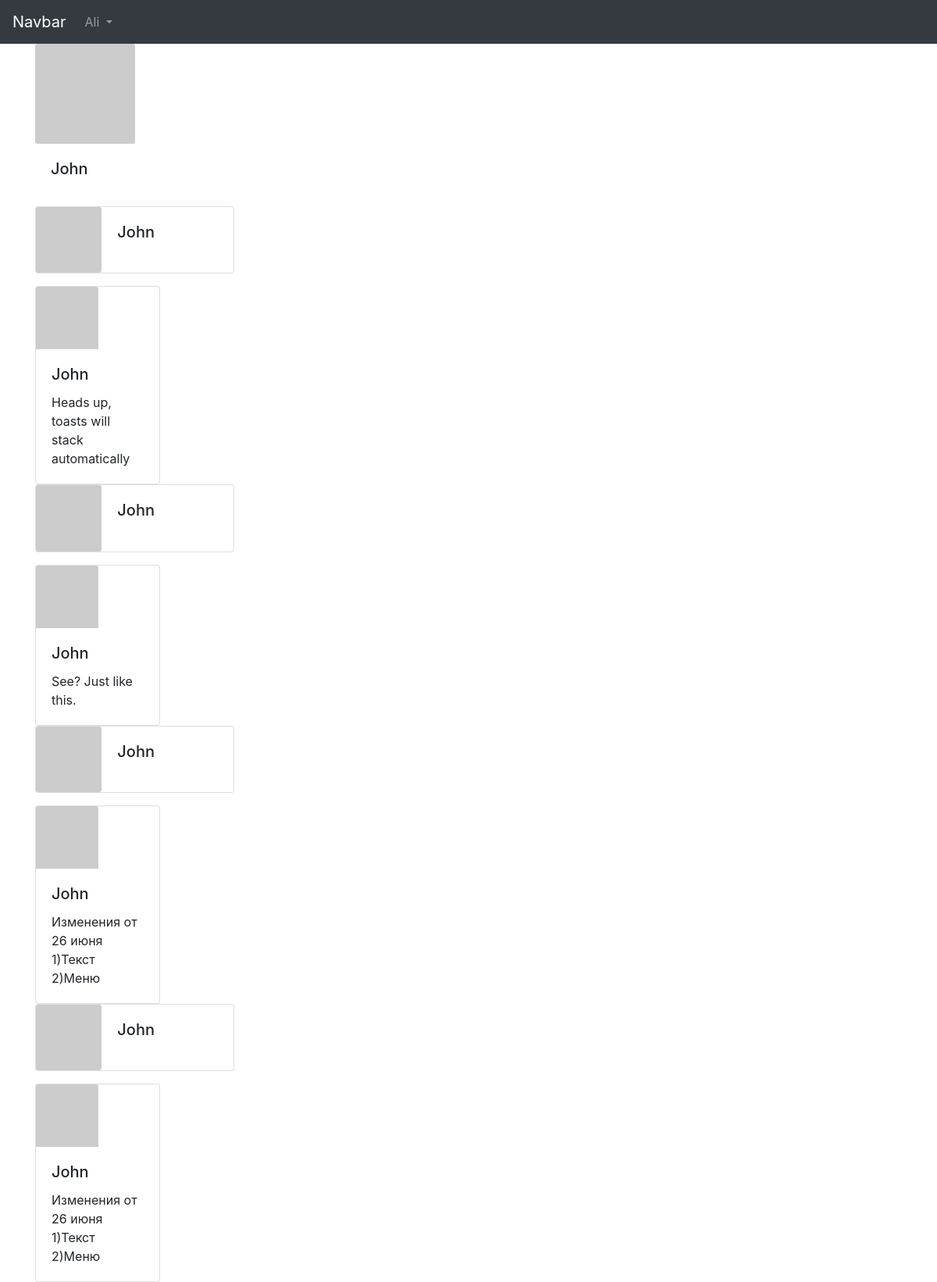
The app's page /user/John (signed in) with its own data.
### app/models.py (models this page shows, shortened)
class User(UserMixin,db.Model):
	id = db.Column(db.Integer, primary_key=True)
	username = db.Column(db.String(64), index=True, unique=True)
	email = db.Column(db.String(120), index=True, unique=True)
	password_hash = db.Column(db.String(128))
	posts = db.relationship('Post',backref='author',lazy='dynamic')
	def avatar(self,size):
		digest = md5(self.email.lower().encode('utf-8')).hexdigest()
		return 'https://www.gravatar.com/avatar/{}?d=identicon&s={}'.format(digest,size)

class Post(db.Model):
	id = db.Column(db.Integer, primary_key=True)
	body = db.Column(db.String(140))
	timestap = db.Column(db.DateTime,index=True,default=datetime.utcnow)
	user_id = db.Column(db.Integer,db.ForeignKey('user.id'))

### app/routes.py (the view)
@app.route('/user/<username>')
@login_required
def user_page(username):
	user = User.query.filter_by(username=username).first_or_404()
	return render_template('User_page.html', posts=Post.query.filter_by(user_id=user.id).all(), user=user)

### app/models.py (called while the page is built)
@login.user_loader
def load_id(id):
	return User.query.get(int(id))

### app/templates/User_page.html (shortened to what this page needs)
{% extends 'base.html' %}
{% block content %}
<div class=row>
  <div class='col-md-12'>
    <img src="{{ user.avatar(128) }}" style="width: 128px;" class="card-img" alt="...">
      <div class="card-body">
        <h5 class="card-title">{{user.username}}</h5>
      </div>
  </div>
</div>
{% for post in posts %}
<div class="row justyfi">
<div class="col-md-3">
  <div class="card mb-3" style="max-width: 540px;">
  <div class="row no-gutters">
    <div class="col-md-4">
      <img src="{{ user.avatar(128) }}" class="card-img" alt="...">
    </div>
    <div class="col-md-8">
      <div class="card-body">
        <h5 class="card-title">{{user.username}}</h5>
      </div>
    </div>
  </div>
</div>
<div class="card" style="width: 10rem;">
  <img src="{{post.author.avatar(64)}}" style="width:5rem" class="card-img-top" alt="...">
  <div class="card-body">
    <h5 class="card-title">{{post.author.username}}</h5>
    <p class="card-text">{{post.body}}</p>
  </div>
</div>
</div>
</div>
{% endfor %}
{% endblock %}

### app/templates/base.html (shortened to what this page needs)
<!DOCTYPE html>
<html>
<head>
  <link rel="stylesheet" href="https://stackpath.bootstrapcdn.com/bootstrap/4.3.1/css/bootstrap.min.css">
</head>
<body>
  {% block navbar %}
  <nav class="navbar navbar-expand-lg navbar-dark bg-dark">
    <a class="navbar-brand" href="#">Navbar</a>
    <div class="collapse navbar-collapse" id="navbarSupportedContent">
      <ul class="navbar-nav mr-auto">
          {% if current_user.is_anonymous %}
          <li class="nav-item dropdown">
            <a class="nav-link dropdown-toggle" href="#" id="navbarDropdown" role="button" data-toggle="dropdown" aria-haspopup="true" aria-expanded="false">
              Sign In
            </a>
            <div class="dropdown-menu" aria-labelledby="navbarDropdown">
            <a class="dropdown-item" href="{{ url_for('login') }}">Login</a>
            <a class="dropdown-item" href="{{ url_for('register') }}">Register</a>
            </div>
          </li>
          {% else %}
          <li class="nav-item dropdown">
            <a class="nav-link dropdown-toggle" href="#" id="navbarDropdown" role="button" data-toggle="dropdown" aria-haspopup="true" aria-expanded="false">
              {{ current_user.username }}
            </a>
          </li>
          {% endif %}
      </ul>
    </div>
  </nav>
  {% endblock %}
  <div class="container">
    {% block content %}
    {% endblock %}
  </div>
</body>
</html>

### records on screen
User: username "Ali"
User: username "John"
Post: author.username "John", body "Heads up, toasts will stack automatically"
Post: author.username "John", body "See? Just like this."
Post: author.username "John", body "Изменения от 26 июня 1)Текст 2)Меню"
Post: author.username "John", body "Изменения от 26 июня 1)Текст 2)Меню"
